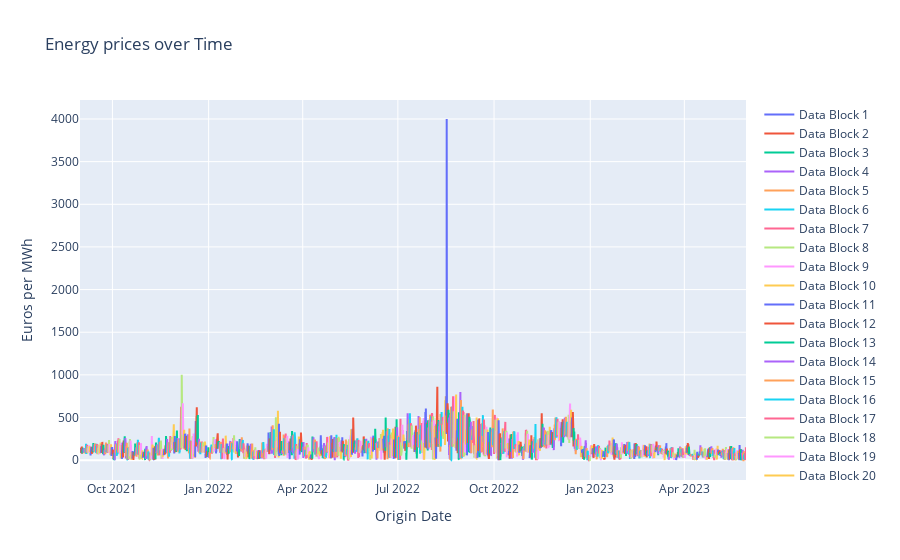

The notebook cell saved with this chart:
### Code cell
epfig = go.Figure()
for block in ep['data_block_id'].unique():
    data = ep[ep['data_block_id'] == block]
    trace = go.Scatter(x=data['origin_date'],
                       y=data['euros_per_mwh'],
                       mode='lines',
                       name=f'Data Block {block}')
    epfig.add_trace(trace)

epfig.update_layout(title='Energy prices over Time',
                    xaxis_title='Origin Date',
                    yaxis_title='Euros per MWh')
epfig.show()
